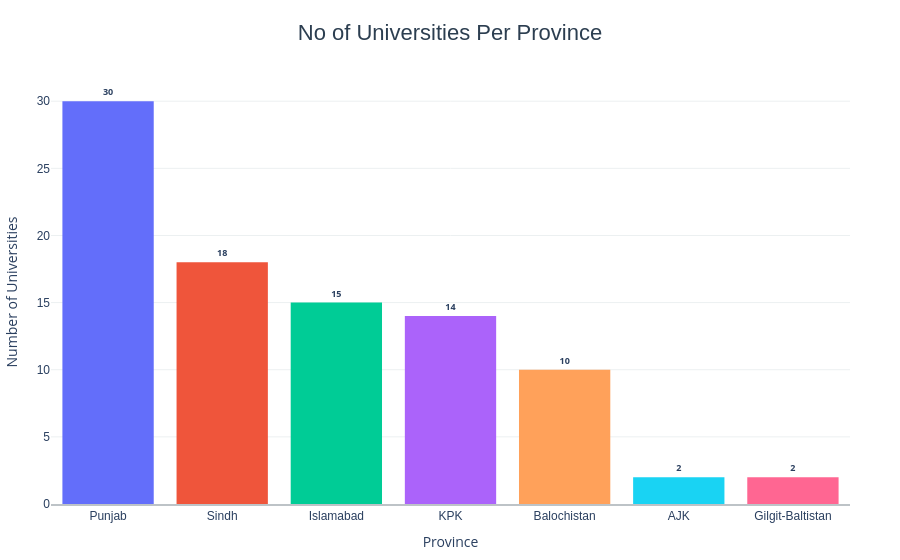

Here is the notebook cell this chart was saved with:
### Code cell
#bar chart

total_uni_pro = c_uni_data.groupby('Province', observed=False)['UNI_Name'].nunique().sort_values(ascending=False)

fig = px.bar(
    total_uni_pro,
    x=total_uni_pro.index,
    y=total_uni_pro.values,
    color=total_uni_pro.index,
    text_auto=True,
    title='No of Universities Per Province',
    labels={"x": "Province", "y": "Number of Universities"},
    color_discrete_sequence=px.colors.qualitative.Plotly
)

fig.update_layout(
    title_font=dict(size=22, family="Arial", color="#2c3e50"),
    title_x=0.5,  
    showlegend=False,  
    plot_bgcolor="rgba(0,0,0,0)",  
    paper_bgcolor="rgba(0,0,0,0)",
    margin=dict(l=50, r=50, t=80, b=50),  
)

fig.update_xaxes(
    showline=True,
    linewidth=2,
    linecolor="#bdc3c7",
    gridcolor="rgba(0,0,0,0)",  
    tickfont=dict(size=12, family="Arial"),
)

fig.update_yaxes(
    showgrid=True,
    gridcolor="#ecf0f1",  
    tickfont=dict(size=12, family="Arial"),
)

fig.update_traces(
    textposition="outside",  
    textfont=dict(size=9, weight="bold"),  
    marker_line_color="rgba(0,0,0,0)",  
)

fig.show()

### Figure 1 — Plotly figure (JSON) as saved in the notebook; plotly's stock layout.template omitted (floating-point values rounded to 4 significant figures)
{"data": [{"hovertemplate": "Province=%{x}<br>Number of Universities=%{y}<extra></extra>", "legendgroup": "Punjab", "marker": {"color": "#636EFA", "line": {"color": "rgba(0,0,0,0)"}, "pattern": {"shape": ""}}, "name": "Punjab", "orientation": "v", "showlegend": true, "textfont": {"size": 9, "weight": "bold"}, "textposition": "outside", "texttemplate": "%{y}", "type": "bar", "x": ["Punjab"], "xaxis": "x", "y": [30], "yaxis": "y"}, {"hovertemplate": "Province=%{x}<br>Number of Universities=%{y}<extra></extra>", "legendgroup": "Sindh", "marker": {"color": "#EF553B", "line": {"color": "rgba(0,0,0,0)"}, "pattern": {"shape": ""}}, "name": "Sindh", "orientation": "v", "showlegend": true, "textfont": {"size": 9, "weight": "bold"}, "textposition": "outside", "texttemplate": "%{y}", "type": "bar", "x": ["Sindh"], "xaxis": "x", "y": [18], "yaxis": "y"}, {"hovertemplate": "Province=%{x}<br>Number of Universities=%{y}<extra></extra>", "legendgroup": "Islamabad", "marker": {"color": "#00CC96", "line": {"color": "rgba(0,0,0,0)"}, "pattern": {"shape": ""}}, "name": "Islamabad", "orientation": "v", "showlegend": true, "textfont": {"size": 9, "weight": "bold"}, "textposition": "outside", "texttemplate": "%{y}", "type": "bar", "x": ["Islamabad"], "xaxis": "x", "y": [15], "yaxis": "y"}, {"hovertemplate": "Province=%{x}<br>Number of Universities=%{y}<extra></extra>", "legendgroup": "KPK", "marker": {"color": "#AB63FA", "line": {"color": "rgba(0,0,0,0)"}, "pattern": {"shape": ""}}, "name": "KPK", "orientation": "v", "showlegend": true, "textfont": {"size": 9, "weight": "bold"}, "textposition": "outside", "texttemplate": "%{y}", "type": "bar", "x": ["KPK"], "xaxis": "x", "y": [14], "yaxis": "y"}, {"hovertemplate": "Province=%{x}<br>Number of Universities=%{y}<extra></extra>", "legendgroup": "Balochistan", "marker": {"color": "#FFA15A", "line": {"color": "rgba(0,0,0,0)"}, "pattern": {"shape": ""}}, "name": "Balochistan", "orientation": "v", "showlegend": true, "textfont": {"size": 9, "weight": "bold"}, "textposition": "outside", "texttemplate": "%{y}", "type": "bar", "x": ["Balochistan"], "xaxis": "x", "y": [10], "yaxis": "y"}, {"hovertemplate": "Province=%{x}<br>Number of Universities=%{y}<extra></extra>", "legendgroup": "AJK", "marker": {"color": "#19D3F3", "line": {"color": "rgba(0,0,0,0)"}, "pattern": {"shape": ""}}, "name": "AJK", "orientation": "v", "showlegend": true, "textfont": {"size": 9, "weight": "bold"}, "textposition": "outside", "texttemplate": "%{y}", "type": "bar", "x": ["AJK"], "xaxis": "x", "y": [2], "yaxis": "y"}, {"hovertemplate": "Province=%{x}<br>Number of Universities=%{y}<extra></extra>", "legendgroup": "Gilgit-Baltistan", "marker": {"color": "#FF6692", "line": {"color": "rgba(0,0,0,0)"}, "pattern": {"shape": ""}}, "name": "Gilgit-Baltistan", "orientation": "v", "showlegend": true, "textfont": {"size": 9, "weight": "bold"}, "textposition": "outside", "texttemplate": "%{y}", "type": "bar", "x": ["Gilgit-Baltistan"], "xaxis": "x", "y": [2], "yaxis": "y"}], "layout": {"barmode": "relative", "legend": {"title": {"text": "Province"}, "tracegroupgap": 0}, "margin": {"b": 50, "l": 50, "r": 50, "t": 80}, "paper_bgcolor": "rgba(0,0,0,0)", "plot_bgcolor": "rgba(0,0,0,0)", "showlegend": false, "title": {"font": {"color": "#2c3e50", "family": "Arial", "size": 22}, "text": "No of Universities Per Province", "x": 0.5}, "xaxis": {"anchor": "y", "categoryarray": ["Punjab", "Sindh", "Islamabad", "KPK", "Balochistan", "AJK", "Gilgit-Baltistan"], "categoryorder": "array", "domain": [0, 1], "gridcolor": "rgba(0,0,0,0)", "linecolor": "#bdc3c7", "linewidth": 2, "showline": true, "tickfont": {"family": "Arial", "size": 12}, "title": {"text": "Province"}}, "yaxis": {"anchor": "x", "domain": [0, 1], "gridcolor": "#ecf0f1", "showgrid": true, "tickfont": {"family": "Arial", "size": 12}, "title": {"text": "Number of Universities"}}}}
